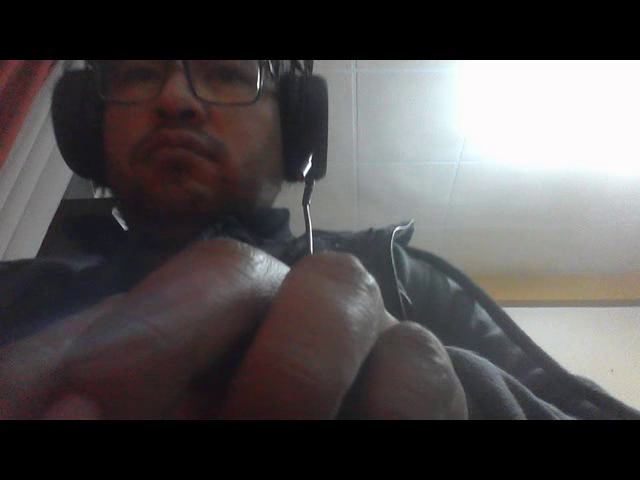
#> input picture frame 44 of cursoOpenCV.mp4, 640 x 480 px, given in place of persona1.mp4, which was not available
$ jupyter execute 'Laboratorio #25 - Reconocimiento de rostros - obtener rostros de video.ipynb'
#> lines starting #> are read from the running program, lines starting #| are printed output that depends on the picture; pictures that were not available may be replaced by others from this repository, and a replacement may not be noted
[cell 1]
import cv2
import os
import imutils


personName="Victor"
dataPath="Data"
personPath=dataPath+'/'+personName

if not os.path.exists(personPath):
    print("Carpeta creada",personPath)
    os.makedirs(personPath)

#Par el entrenamiento del modelo se necesit 200 a 300 imagenes
cap=cv2.VideoCapture("persona1.mp4")
faceClassif=cv2.CascadeClassifier("haarcascades/haarcascade_frontalface_default.xml")
count=0

while True:
    ret,frame=cap.read()
#> frame is the input picture: shape (480, 640, 3); mean B, G, R 77.5, 77.1, 80.6
    if ret==False:
        break
    frame=imutils.resize(frame,width=640) #Redimensianar la resolucion del video
    gray=cv2.cvtColor(frame,cv2.COLOR_BGR2GRAY)
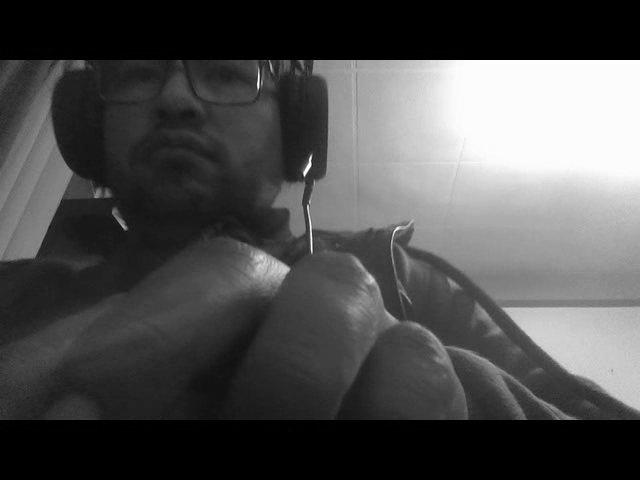
#> gray: shape (480, 640); min 0, max 255, mean 78.2
    auxFrame=frame.copy()

    faces=faceClassif.detectMultiScale(gray,1.3,5)
#> faces = ()

    for (x,y,w,h) in faces:
        cv2.rectangle(frame,(x,y),(x+w,y+h),(0,255,0),2)
        rostro=auxFrame[y:y+h,x:x+w]
        rostro=cv2.resize(rostro,(150,150),interpolation=cv2.INTER_CUBIC)
        cv2.imwrite(personPath+'/rostro_{}.jpg'.format(count),rostro)
        count=count+1
#> this loop made 0 passes
#> after the loop, count = 0
    cv2.imshow("frame",frame)
    k=cv2.waitKey(1)
#> (key Esc is pressed here)
    if k==27 or count>=300:
        break
cap.release()
cv2.destroyAllWindows()


$ run again, starting later in the video
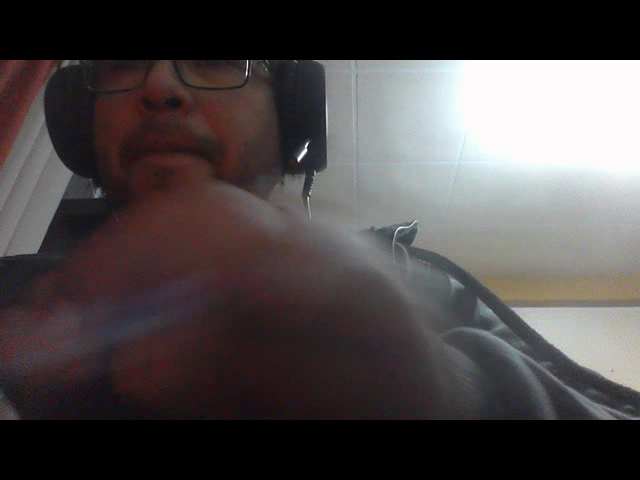
#> input picture frame 198 of cursoOpenCV.mp4, 640 x 480 px, given in place of persona1.mp4, which was not available
#> frame is the input picture: shape (480, 640, 3); mean B, G, R 72.9, 72.4, 77.8
#> `gray=cv2.cvtColor(frame,cv2.COLOR_BGR2GRAY)`:
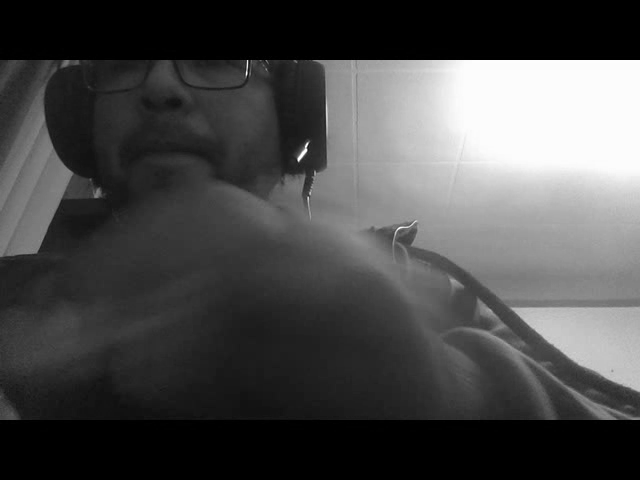
#> gray: shape (480, 640); min 0, max 255, mean 74.1
#> faces = ()
#> after the loop `for (x,y,w,h) in faces:`: count = 0

$ run again, starting later in the video
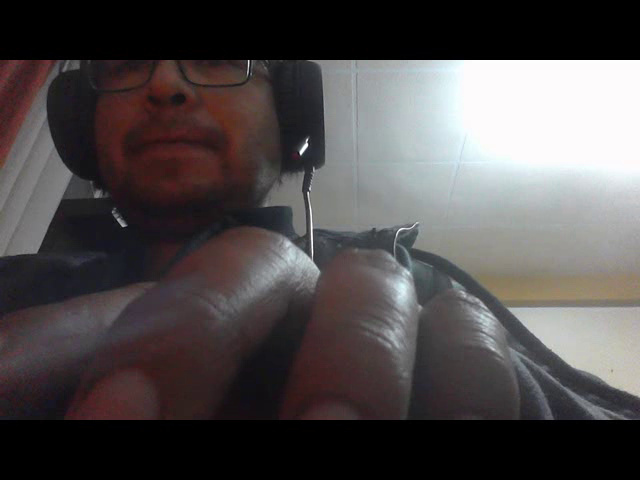
#> input picture frame 352 of cursoOpenCV.mp4, 640 x 480 px, given in place of persona1.mp4, which was not available
#> frame is the input picture: shape (480, 640, 3); mean B, G, R 76, 75.5, 80
#> `gray=cv2.cvtColor(frame,cv2.COLOR_BGR2GRAY)`:
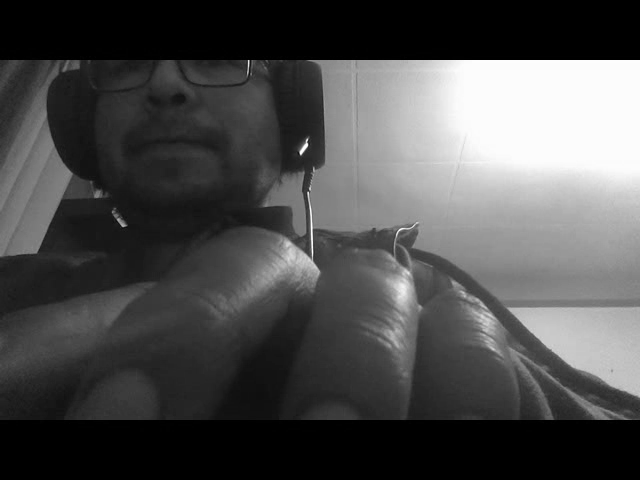
#> gray: shape (480, 640); min 0, max 255, mean 76.9
#> faces = ()
#> after the loop `for (x,y,w,h) in faces:`: count = 0
